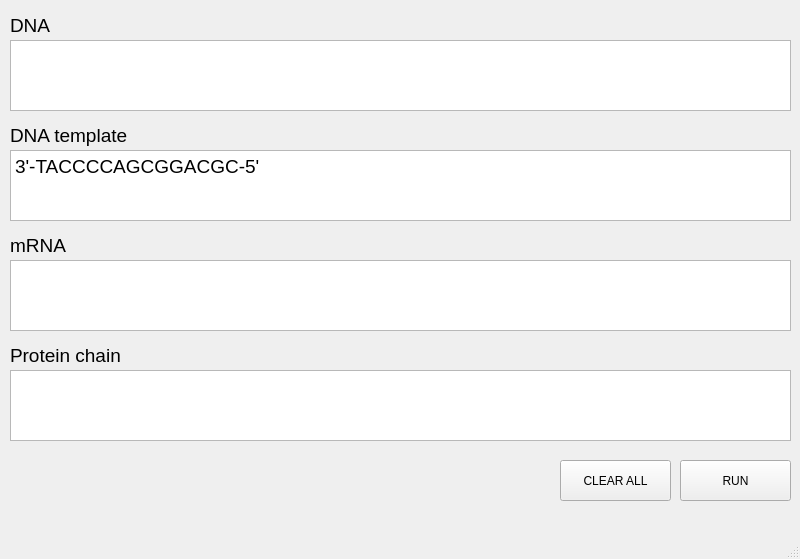
<?xml version="1.0" encoding="UTF-8"?>
<ui version="4.0">
 <class>MainWindow</class>
 <widget class="QMainWindow" name="MainWindow">
  <property name="geometry">
   <rect>
    <x>0</x>
    <y>0</y>
    <width>800</width>
    <height>559</height>
   </rect>
  </property>
  <property name="windowTitle">
   <string>Genomish</string>
  </property>
  <widget class="QWidget" name="centralwidget">
   <widget class="QPushButton" name="pushButton_run">
    <property name="geometry">
     <rect>
      <x>680</x>
      <y>460</y>
      <width>111</width>
      <height>41</height>
     </rect>
    </property>
    <property name="text">
     <string>RUN</string>
    </property>
   </widget>
   <widget class="QTextEdit" name="textEdit_DNA">
    <property name="geometry">
     <rect>
      <x>10</x>
      <y>40</y>
      <width>781</width>
      <height>71</height>
     </rect>
    </property>
    <property name="font">
     <font>
      <pointsize>14</pointsize>
     </font>
    </property>
    <property name="html">
     <string>&lt;!DOCTYPE HTML PUBLIC &quot;-//W3C//DTD HTML 4.0//EN&quot; &quot;http://www.w3.org/TR/REC-html40/strict.dtd&quot;&gt;
&lt;html&gt;&lt;head&gt;&lt;meta name=&quot;qrichtext&quot; content=&quot;1&quot; /&gt;&lt;meta charset=&quot;utf-8&quot; /&gt;&lt;style type=&quot;text/css&quot;&gt;
p, li { white-space: pre-wrap; }
hr { height: 1px; border-width: 0; }
&lt;/style&gt;&lt;/head&gt;&lt;body style=&quot; font-family:'Courier New'; font-size:14pt; font-weight:400; font-style:normal;&quot;&gt;
&lt;p style=&quot;-qt-paragraph-type:empty; margin-top:0px; margin-bottom:0px; margin-left:0px; margin-right:0px; -qt-block-indent:0; text-indent:0px;&quot;&gt;&lt;br /&gt;&lt;/p&gt;&lt;/body&gt;&lt;/html&gt;</string>
    </property>
   </widget>
   <widget class="QLabel" name="label">
    <property name="geometry">
     <rect>
      <x>10</x>
      <y>10</y>
      <width>41</width>
      <height>31</height>
     </rect>
    </property>
    <property name="font">
     <font>
      <pointsize>14</pointsize>
     </font>
    </property>
    <property name="text">
     <string>DNA</string>
    </property>
   </widget>
   <widget class="QLabel" name="label_2">
    <property name="geometry">
     <rect>
      <x>10</x>
      <y>120</y>
      <width>121</width>
      <height>31</height>
     </rect>
    </property>
    <property name="font">
     <font>
      <pointsize>14</pointsize>
     </font>
    </property>
    <property name="text">
     <string>DNA template</string>
    </property>
   </widget>
   <widget class="QTextEdit" name="textEdit_DNA_template">
    <property name="geometry">
     <rect>
      <x>10</x>
      <y>150</y>
      <width>781</width>
      <height>71</height>
     </rect>
    </property>
    <property name="font">
     <font>
      <pointsize>14</pointsize>
     </font>
    </property>
    <property name="html">
     <string>&lt;!DOCTYPE HTML PUBLIC &quot;-//W3C//DTD HTML 4.0//EN&quot; &quot;http://www.w3.org/TR/REC-html40/strict.dtd&quot;&gt;
&lt;html&gt;&lt;head&gt;&lt;meta name=&quot;qrichtext&quot; content=&quot;1&quot; /&gt;&lt;meta charset=&quot;utf-8&quot; /&gt;&lt;style type=&quot;text/css&quot;&gt;
p, li { white-space: pre-wrap; }
hr { height: 1px; border-width: 0; }
&lt;/style&gt;&lt;/head&gt;&lt;body style=&quot; font-family:'Courier New'; font-size:14pt; font-weight:400; font-style:normal;&quot;&gt;
&lt;p style=&quot; margin-top:0px; margin-bottom:0px; margin-left:0px; margin-right:0px; -qt-block-indent:0; text-indent:0px;&quot;&gt;3'-TACCCCAGCGGACGC-5'&lt;/p&gt;&lt;/body&gt;&lt;/html&gt;</string>
    </property>
   </widget>
   <widget class="QLabel" name="label_3">
    <property name="geometry">
     <rect>
      <x>10</x>
      <y>230</y>
      <width>61</width>
      <height>31</height>
     </rect>
    </property>
    <property name="font">
     <font>
      <pointsize>14</pointsize>
     </font>
    </property>
    <property name="text">
     <string>mRNA</string>
    </property>
   </widget>
   <widget class="QTextEdit" name="textEdit_mRNA">
    <property name="geometry">
     <rect>
      <x>10</x>
      <y>260</y>
      <width>781</width>
      <height>71</height>
     </rect>
    </property>
    <property name="font">
     <font>
      <pointsize>14</pointsize>
     </font>
    </property>
    <property name="html">
     <string>&lt;!DOCTYPE HTML PUBLIC &quot;-//W3C//DTD HTML 4.0//EN&quot; &quot;http://www.w3.org/TR/REC-html40/strict.dtd&quot;&gt;
&lt;html&gt;&lt;head&gt;&lt;meta name=&quot;qrichtext&quot; content=&quot;1&quot; /&gt;&lt;meta charset=&quot;utf-8&quot; /&gt;&lt;style type=&quot;text/css&quot;&gt;
p, li { white-space: pre-wrap; }
hr { height: 1px; border-width: 0; }
&lt;/style&gt;&lt;/head&gt;&lt;body style=&quot; font-family:'Courier New'; font-size:14pt; font-weight:400; font-style:normal;&quot;&gt;
&lt;p style=&quot;-qt-paragraph-type:empty; margin-top:0px; margin-bottom:0px; margin-left:0px; margin-right:0px; -qt-block-indent:0; text-indent:0px;&quot;&gt;&lt;br /&gt;&lt;/p&gt;&lt;/body&gt;&lt;/html&gt;</string>
    </property>
   </widget>
   <widget class="QLabel" name="label_4">
    <property name="geometry">
     <rect>
      <x>10</x>
      <y>340</y>
      <width>121</width>
      <height>31</height>
     </rect>
    </property>
    <property name="font">
     <font>
      <pointsize>14</pointsize>
     </font>
    </property>
    <property name="text">
     <string>Protein chain</string>
    </property>
   </widget>
   <widget class="QTextEdit" name="textEdit_protein_chain">
    <property name="geometry">
     <rect>
      <x>10</x>
      <y>370</y>
      <width>781</width>
      <height>71</height>
     </rect>
    </property>
    <property name="font">
     <font>
      <pointsize>14</pointsize>
     </font>
    </property>
    <property name="html">
     <string>&lt;!DOCTYPE HTML PUBLIC &quot;-//W3C//DTD HTML 4.0//EN&quot; &quot;http://www.w3.org/TR/REC-html40/strict.dtd&quot;&gt;
&lt;html&gt;&lt;head&gt;&lt;meta name=&quot;qrichtext&quot; content=&quot;1&quot; /&gt;&lt;meta charset=&quot;utf-8&quot; /&gt;&lt;style type=&quot;text/css&quot;&gt;
p, li { white-space: pre-wrap; }
hr { height: 1px; border-width: 0; }
&lt;/style&gt;&lt;/head&gt;&lt;body style=&quot; font-family:'Courier New'; font-size:14pt; font-weight:400; font-style:normal;&quot;&gt;
&lt;p style=&quot;-qt-paragraph-type:empty; margin-top:0px; margin-bottom:0px; margin-left:0px; margin-right:0px; -qt-block-indent:0; text-indent:0px;&quot;&gt;&lt;br /&gt;&lt;/p&gt;&lt;/body&gt;&lt;/html&gt;</string>
    </property>
   </widget>
   <widget class="QPushButton" name="pushButton_clear_all">
    <property name="geometry">
     <rect>
      <x>560</x>
      <y>460</y>
      <width>111</width>
      <height>41</height>
     </rect>
    </property>
    <property name="text">
     <string>CLEAR ALL</string>
    </property>
   </widget>
  </widget>
  <widget class="QMenuBar" name="menubar">
   <property name="geometry">
    <rect>
     <x>0</x>
     <y>0</y>
     <width>800</width>
     <height>22</height>
    </rect>
   </property>
  </widget>
  <widget class="QStatusBar" name="statusbar"/>
 </widget>
 <resources/>
 <connections/>
</ui>
